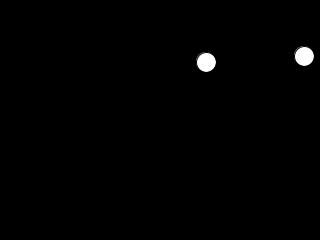
Frame 1 (no input)
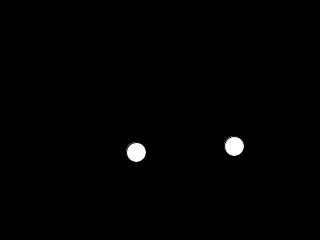
Frame 60 (the mouse pressed at the canvas centre just before this capture)
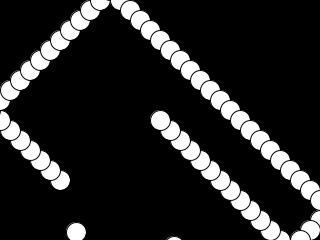
Frame 120 (the mouse held since frame 60 and released just before this capture)

The Processing sketch that drew these frames (run headless with seeded random() and noise(); from frame 60 on, the mouse is pressed at the canvas centre):

// Processing sketch: Class14_03BouncingBallObjectArrayLists
// ── Class14_03BouncingBallObjectArrayLists.pde
ArrayList<Ball> b;

void setup() {
  size(320, 240);
  b = new ArrayList<Ball>();

  for (int i = 0; i < 2; i++) {
    int rX = int(random(0, width));
    int rY = int(random(0, height));

    b.add(new Ball(rX, rY));
  }
}

void draw() {
  background(0);

  for (int i = 0; i < b.size(); i++) {
    Ball tempB;
    
    tempB = b.get(i);
    tempB.render();
    tempB.move();
  }
  
  if(mousePressed){
    b.add(new Ball(mouseX,mouseY));
  }
}

class Ball {
  int x, y;
  int xSpeed, ySpeed;
  int c;
  Ball (int parameterX, int parameterY) {
    x=parameterX;
    y=parameterY;
    c = 20;
    xSpeed=10;
    ySpeed=10;
  }

  void render() {
    ellipseMode(CENTER);
    fill(255);
    ellipse(x, y, c, c);
  }

  void move() {
    x += xSpeed;
    y += ySpeed;

    // change directions
    if (x<0 || x > width) {
      xSpeed = xSpeed * -1;
    }

    if (y<0 || y > height) {
      ySpeed = ySpeed * -1;
    }
  }
}
